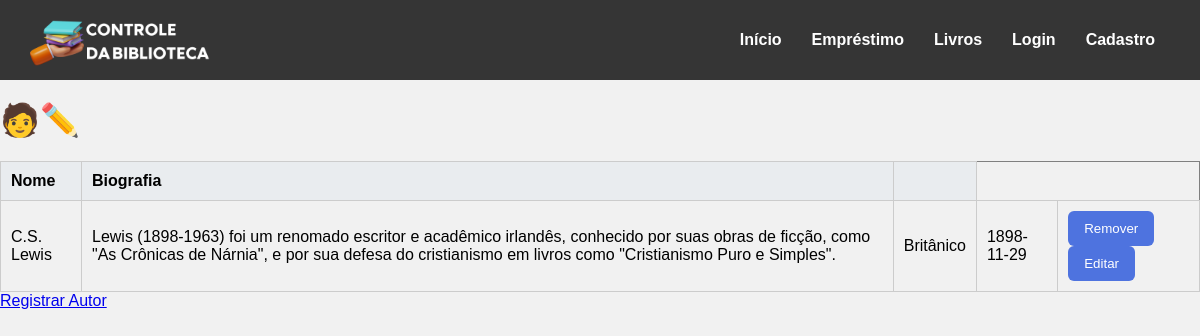
Screenshot of /autores (signed in) with the database file from the repository.
### tables this page shows
CREATE TABLE autores (
    id_autor INTEGER PRIMARY KEY AUTOINCREMENT,
    nome_autor VARCHAR(255) NOT NULL,
    nacionalidade VARCHAR(255),
    data_nascimento DATE,
    biografia TEXT,
    idade_autor INTEGER
);

### app.py (the view)
@app.route('/autores', methods=["GET","POST"])
@login_required
def autores():
    conexao = obter_conexao()
    autores = conexao.execute('SELECT * FROM autores').fetchall()
    conexao.close()
    return render_template('autores.html',autores = autores)

### app.py (called while the page is built)
@login_manager.user_loader
def load_user(user_id):
    return User.achar_email(user_id)

@app.before_request
def carregar_mensagens_trigger():
    if request.endpoint in ('static', 'login'):
        return
    conexao = obter_conexao()
    mensagens = conexao.execute("""
        SELECT id_log, mensagem
        FROM log_triggers
        WHERE lida = 0
        ORDER BY data_execucao""").fetchall()
    for msg in mensagens:
        flash(msg['mensagem'], category='success')
    conexao.execute("""
        UPDATE log_triggers
        SET lida = 1
        WHERE lida = 0""")
    conexao.commit()
    conexao.close()

### database.py (called while the page is built)
def obter_conexao():
    conexao = sqlite3.connect('livros.db')
    conexao.execute("PRAGMA foreign_keys = ON")
    conexao.row_factory = sqlite3.Row
    return conexao

### modelos/__init__.py (called while the page is built)
    @classmethod
    def achar_email(cls, email):
        conexao = obter_conexao()
        sql = "SELECT * FROM usuarios WHERE email = ?"
        resultado = conexao.execute(sql, (email,)).fetchone()
        if resultado:
            return User(
                email=resultado['email'],
                nome=resultado['nome_usuario'],
                senha=resultado['senha_usuario'],
                numero_telefone=resultado['numero_telefone'],
                data_inscricao=resultado['data_inscricao']
            )
        return None

### templates/autores.html (shortened to what this page needs)
{% extends 'base.html'%}
{% block conteudo %}
    <h1>🧑✏️ </h1>
    {% if autores %}
    <table border="1">
        <tr>
            <th>Nome</th>
            <th>Biografia</th>
            <th></th>
        </tr>
        {% for autor in autores %}
        <tr>
            <td>{{ autor.nome_autor }}</td>
            <td>{{ autor.biografia }}</td>
            <td>{{ autor.nacionalidade }}</td>
            <td>{{ autor.data_nascimento }}</td>
            <td>
                <a>
                    <form action="{{ url_for('remover_autor', id = autor.id_autor) }}" method="post" style="display:inline;">
                    <button type="submit">Remover</button>
                    </form>
                </a>
                <a href="{{ url_for('editar_autor', id = autor.id_autor) }}"><button type="button">Editar</button></a>
            </td>
        </tr>
        {% endfor %}
    </table>
    {% else %}
        <p>Nenhum autor cadastrado.</p>
    {% endif %}
    <a href="{{url_for('registrar_autor')}}">Registrar Autor</a>
{% endblock %}

### static/style.css (style rules this page uses)
h1 { color: #333; }
table { width: 100%; border-collapse: collapse; margin-top: 20px; }
table th, table td { border: 1px solid #ccc; padding: 10px; text-align: left; }
table th { background-color: #e9ecef; }
button { background-color: #4e73df; color: white; border: none; padding: 10px 16px; border-radius: 6px; cursor: pointer; transition: background-color 0.3s; }

### static/menu.css (style rules this page uses)
* { font-family:Arial, Helvetica, sans-serif; }

### static/cadastro.css (style rules this page uses)
body { background-color: #f1f1f1; margin: 0; }

### rows the page displays
autores: nome_autor "C.S. Lewis", biografia "Lewis (1898-1963) foi um renomado escritor e acadêmico irlandês, conhecido por suas obras de ficção, como \"As Crônicas de Nárnia\", e por sua defesa do cristianismo em livros como \"Cristianismo Puro e Simples\".", nacionalidade "Britânico", data_nascimento "1898-11-29"
